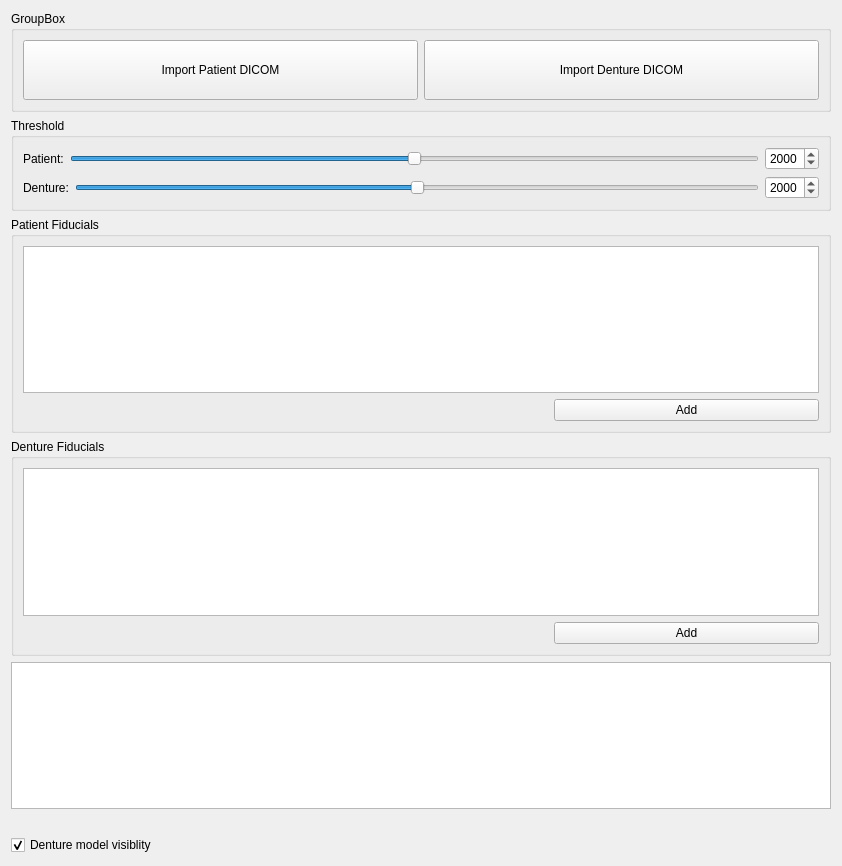
<?xml version="1.0" encoding="UTF-8"?>
<ui version="4.0">
 <class>qSlicerRepairWidget</class>
 <widget class="QWidget" name="qSlicerRepairWidget">
  <property name="geometry">
   <rect>
    <x>0</x>
    <y>0</y>
    <width>842</width>
    <height>866</height>
   </rect>
  </property>
  <property name="windowTitle">
   <string>Foo bar</string>
  </property>
  <layout class="QGridLayout" name="gridLayout_3">
   <item row="5" column="0">
    <widget class="QGroupBox" name="modelGroupBox">
     <property name="title">
      <string>Denture Fiducials</string>
     </property>
     <layout class="QGridLayout" name="gridLayout">
      <item row="0" column="0">
       <widget class="FiducialTableWidget" name="modelFiducialTableWidget"/>
      </item>
      <item row="1" column="0">
       <layout class="QHBoxLayout" name="horizontalLayout" stretch="2,1">
        <item>
         <spacer name="horizontalSpacer">
          <property name="orientation">
           <enum>Qt::Horizontal</enum>
          </property>
          <property name="sizeHint" stdset="0">
           <size>
            <width>40</width>
            <height>20</height>
           </size>
          </property>
         </spacer>
        </item>
        <item>
         <widget class="ctkPushButton" name="modelAddButton">
          <property name="text">
           <string>Add</string>
          </property>
         </widget>
        </item>
       </layout>
      </item>
     </layout>
    </widget>
   </item>
   <item row="0" column="0">
    <widget class="QGroupBox" name="groupBox">
     <property name="title">
      <string>GroupBox</string>
     </property>
     <layout class="QHBoxLayout" name="horizontalLayout_6">
      <item>
       <layout class="QHBoxLayout" name="horizontalLayout_5">
        <item>
         <widget class="QPushButton" name="importPatientDICOMButton">
          <property name="minimumSize">
           <size>
            <width>0</width>
            <height>60</height>
           </size>
          </property>
          <property name="text">
           <string>Import Patient DICOM</string>
          </property>
         </widget>
        </item>
        <item>
         <widget class="QPushButton" name="importDentureDICOMButton">
          <property name="minimumSize">
           <size>
            <width>0</width>
            <height>60</height>
           </size>
          </property>
          <property name="text">
           <string>Import Denture DICOM</string>
          </property>
         </widget>
        </item>
       </layout>
      </item>
     </layout>
    </widget>
   </item>
   <item row="7" column="0">
    <widget class="QLabel" name="resultLabel">
     <property name="text">
      <string/>
     </property>
    </widget>
   </item>
   <item row="4" column="0">
    <widget class="QGroupBox" name="imageGroupBox">
     <property name="title">
      <string>Patient Fiducials</string>
     </property>
     <layout class="QGridLayout" name="gridLayout_2">
      <item row="0" column="0">
       <widget class="FiducialTableWidget" name="imageFiducialTableWidget"/>
      </item>
      <item row="1" column="0">
       <layout class="QHBoxLayout" name="horizontalLayout_2" stretch="2,1">
        <item>
         <spacer name="horizontalSpacer_2">
          <property name="orientation">
           <enum>Qt::Horizontal</enum>
          </property>
          <property name="sizeHint" stdset="0">
           <size>
            <width>40</width>
            <height>20</height>
           </size>
          </property>
         </spacer>
        </item>
        <item>
         <widget class="ctkPushButton" name="imageAddButton">
          <property name="text">
           <string>Add</string>
          </property>
         </widget>
        </item>
       </layout>
      </item>
     </layout>
    </widget>
   </item>
   <item row="6" column="0">
    <widget class="QTextEdit" name="textEdit"/>
   </item>
   <item row="8" column="0">
    <widget class="ctkCheckBox" name="dentureVisibilityCheckBox">
     <property name="text">
      <string>Denture model visiblity</string>
     </property>
     <property name="checked">
      <bool>true</bool>
     </property>
    </widget>
   </item>
   <item row="1" column="0">
    <widget class="QGroupBox" name="groupBox_2">
     <property name="title">
      <string>Threshold</string>
     </property>
     <layout class="QGridLayout" name="gridLayout_4">
      <item row="0" column="0">
       <layout class="QVBoxLayout" name="verticalLayout">
        <item>
         <layout class="QHBoxLayout" name="horizontalLayout_3">
          <item>
           <widget class="QLabel" name="Patientlabel">
            <property name="text">
             <string>Patient:</string>
            </property>
           </widget>
          </item>
          <item>
           <widget class="QSlider" name="PatientSlider">
            <property name="minimum">
             <number>1000</number>
            </property>
            <property name="maximum">
             <number>3000</number>
            </property>
            <property name="value">
             <number>2000</number>
            </property>
            <property name="orientation">
             <enum>Qt::Horizontal</enum>
            </property>
           </widget>
          </item>
          <item>
           <widget class="QSpinBox" name="PatientspinBox">
            <property name="minimum">
             <number>1000</number>
            </property>
            <property name="maximum">
             <number>3000</number>
            </property>
            <property name="value">
             <number>2000</number>
            </property>
           </widget>
          </item>
         </layout>
        </item>
        <item>
         <layout class="QHBoxLayout" name="horizontalLayout_4">
          <item>
           <widget class="QLabel" name="Denturelabel">
            <property name="text">
             <string>Denture:</string>
            </property>
           </widget>
          </item>
          <item>
           <widget class="QSlider" name="DentureSlider">
            <property name="minimum">
             <number>1000</number>
            </property>
            <property name="maximum">
             <number>3000</number>
            </property>
            <property name="value">
             <number>2000</number>
            </property>
            <property name="orientation">
             <enum>Qt::Horizontal</enum>
            </property>
           </widget>
          </item>
          <item>
           <widget class="QSpinBox" name="DenturespinBox">
            <property name="minimum">
             <number>1000</number>
            </property>
            <property name="maximum">
             <number>3000</number>
            </property>
            <property name="value">
             <number>2000</number>
            </property>
           </widget>
          </item>
         </layout>
        </item>
       </layout>
      </item>
     </layout>
    </widget>
   </item>
  </layout>
 </widget>
 <customwidgets>
  <customwidget>
   <class>ctkCheckBox</class>
   <extends>QCheckBox</extends>
   <header>ctkCheckBox.h</header>
  </customwidget>
  <customwidget>
   <class>ctkPushButton</class>
   <extends>QPushButton</extends>
   <header>ctkPushButton.h</header>
  </customwidget>
  <customwidget>
   <class>FiducialTableWidget</class>
   <extends>QTableWidget</extends>
   <header location="global">qSlicerRepairWidget.h</header>
  </customwidget>
 </customwidgets>
 <resources/>
 <connections>
  <connection>
   <sender>DentureSlider</sender>
   <signal>valueChanged(int)</signal>
   <receiver>DenturespinBox</receiver>
   <slot>setValue(int)</slot>
   <hints>
    <hint type="sourcelabel">
     <x>423</x>
     <y>76</y>
    </hint>
    <hint type="destinationlabel">
     <x>791</x>
     <y>76</y>
    </hint>
   </hints>
  </connection>
  <connection>
   <sender>PatientspinBox</sender>
   <signal>valueChanged(int)</signal>
   <receiver>PatientSlider</receiver>
   <slot>setValue(int)</slot>
   <hints>
    <hint type="sourcelabel">
     <x>791</x>
     <y>46</y>
    </hint>
    <hint type="destinationlabel">
     <x>423</x>
     <y>46</y>
    </hint>
   </hints>
  </connection>
  <connection>
   <sender>PatientSlider</sender>
   <signal>valueChanged(int)</signal>
   <receiver>PatientspinBox</receiver>
   <slot>setValue(int)</slot>
   <hints>
    <hint type="sourcelabel">
     <x>423</x>
     <y>46</y>
    </hint>
    <hint type="destinationlabel">
     <x>791</x>
     <y>46</y>
    </hint>
   </hints>
  </connection>
  <connection>
   <sender>DenturespinBox</sender>
   <signal>valueChanged(int)</signal>
   <receiver>DentureSlider</receiver>
   <slot>setValue(int)</slot>
   <hints>
    <hint type="sourcelabel">
     <x>791</x>
     <y>76</y>
    </hint>
    <hint type="destinationlabel">
     <x>423</x>
     <y>76</y>
    </hint>
   </hints>
  </connection>
 </connections>
</ui>
